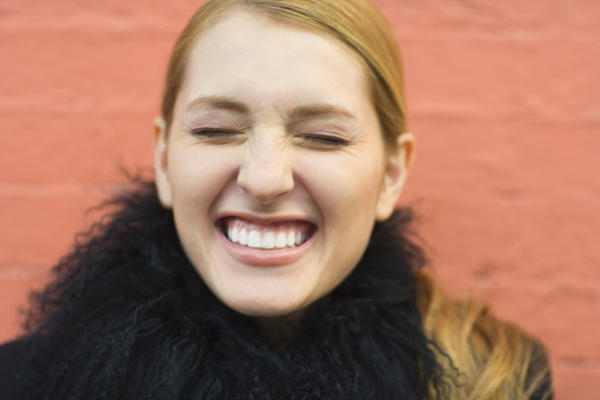
%> input picture image1.jpeg, 600 x 400 px
$ octave --eval "result = calc_eyemap(imread('image1.jpeg'));"   (GNU Octave 9; MATLAB toolbox functions it lacks are replaced by stand-ins)
%> lines starting %> are read from the running program, lines starting %| are printed output that depends on the picture
function [img_eye_dil] = calc_eyemap(img)

%Converting Original Image to YCbCr Base
img_ycbcr = rgb2ycbcr(img);
%> img_ycbcr: size 400x600x3 uint8; mean of channels 1, 2, 3 128.5, 112.1, 149.6
img_ycbcr = im2double(img_ycbcr);
%> img_ycbcr: size 400x600x3 double; mean of channels 1, 2, 3 0.504, 0.44, 0.587

img_y = img_ycbcr(:,:,1);
img_cb = img_ycbcr(:,:,2);
img_cr = img_ycbcr(:,:,3);

%Plotting cb^2
img_cb2 = img_cb.^2;

%Plotting ccr^2
img_ccr2 = (1-img_cr).^2;

%Plotting Cb/Cr
img_cbcr = img_cb./img_cr;
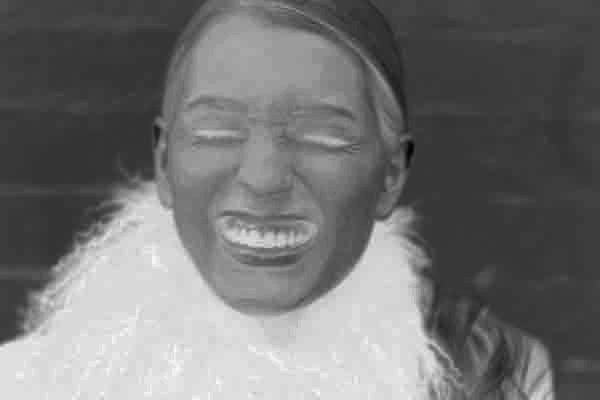
%> img_cbcr: size 400x600 double; min 0.489, max 1.1, mean 0.765; drawn with min black and max white

%Plotting Image in Gray-Space
img_gray = rgb2gray(img);
img_gray = im2double(img_gray);
%> img_gray: size 400x600 double

%Chrom Eyemap
img_chromeye = 1/3*(img_cb2+img_ccr2+img_cbcr);
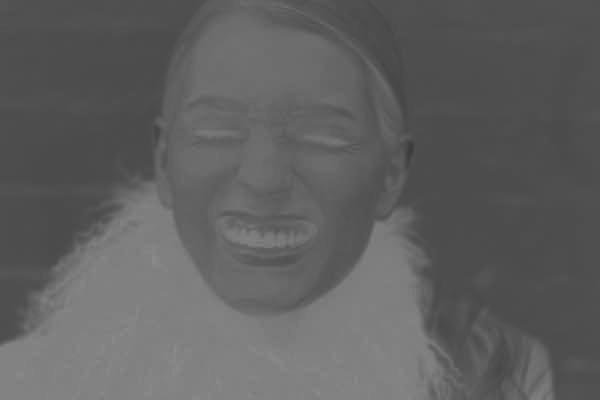
%> img_chromeye: size 400x600 double; min 0.234, max 0.549, mean 0.378

%Equalised Chrom Eyemap
img_eq_chromeye = histeq(img_chromeye);
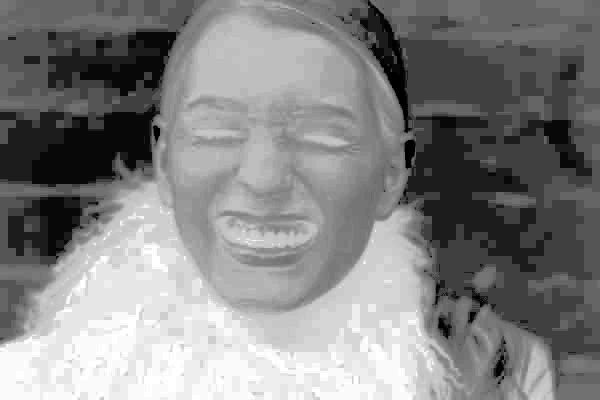
%> img_eq_chromeye: size 400x600 double; min 0, max 1, mean 0.516

%Luminance Eyemap
img_SE = strel('disk',4,0);
img_lum_dil = imdilate(img_gray,img_SE);
img_lum_erode = 1 + imerode(img_gray,img_SE);
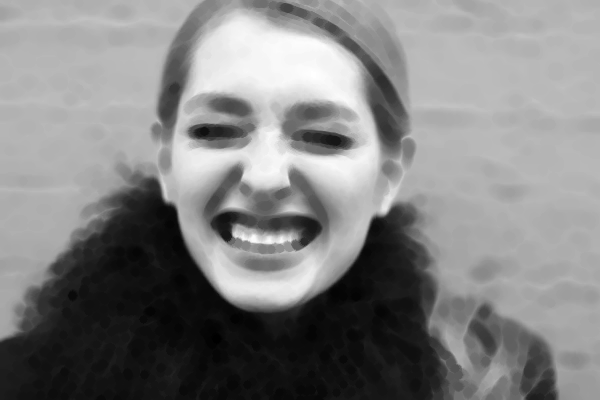
%> img_lum_erode: size 400x600 double; min 1.03, max 1.89, mean 1.47; drawn with min black and max white
img_lummap = img_lum_dil./img_lum_erode;
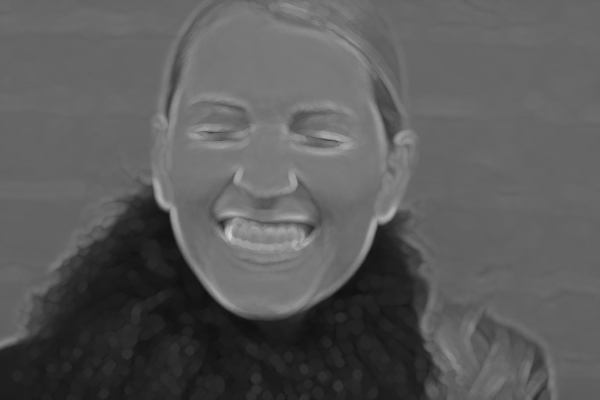
%> img_lummap: size 400x600 double; min 0.0632, max 0.82, mean 0.357

%Equalised Luminance Eyemap
img_eq_lummap= histeq(img_lummap);
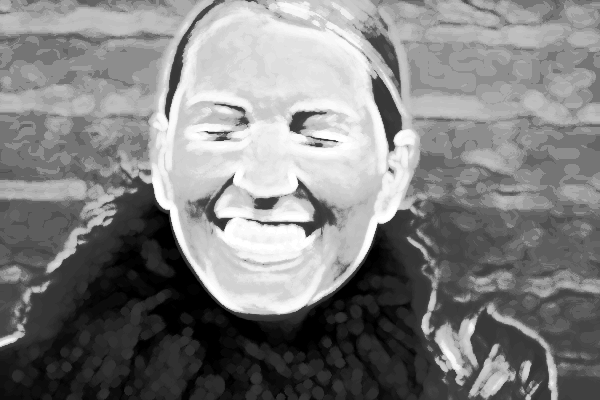
%> img_eq_lummap: size 400x600 double; min 0, max 1, mean 0.506

% Anding, Dilation and Normalisation
img_and =img_lummap .* img_chromeye;
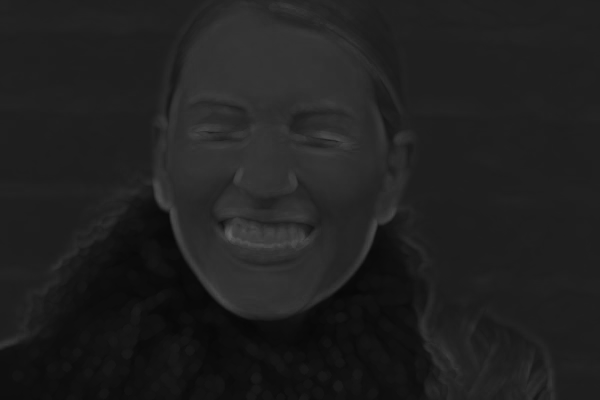
%> img_and: size 400x600 double; min 0.0314, max 0.399, mean 0.128

img_eye_dil = imdilate(img_and,img_SE);
end

$ run again, on 1.jpg
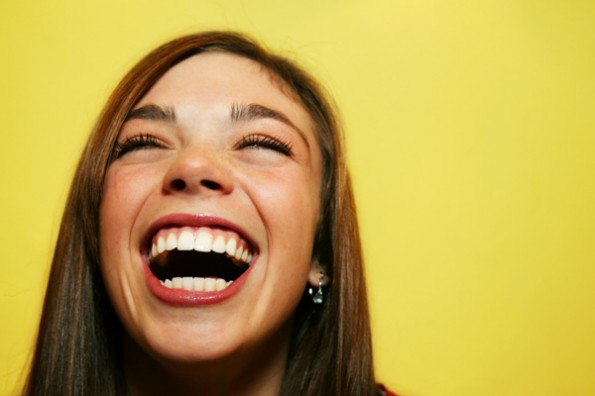
%> input picture 1.jpg, 595 x 396 px
%> in calc_eyemap, `img_eq_lummap= histeq(img_lummap);`:
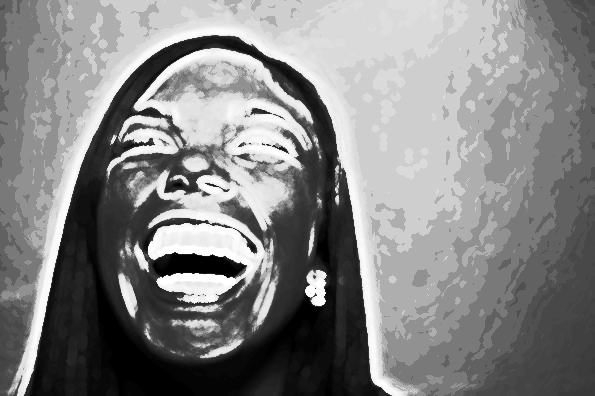
%> img_eq_lummap: size 396x595 double; min 0, max 1, mean 0.522
%> in calc_eyemap, `img_eye_dil = imdilate(img_and,img_SE);`:
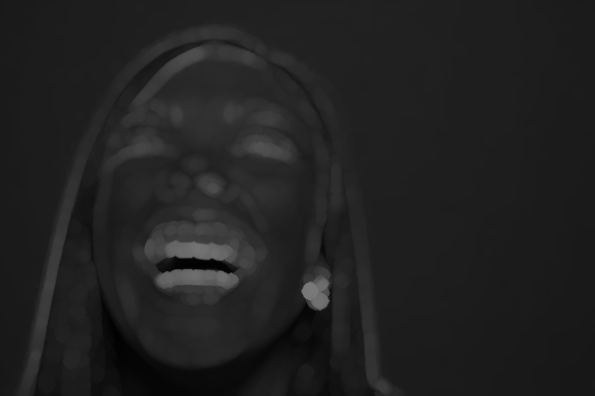
%> img_eye_dil: size 396x595 double; min 0.00588, max 0.478, mean 0.131

$ run again, on 3.jpg
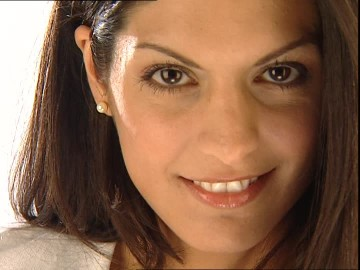
%> input picture 3.jpg, 360 x 270 px
%> in calc_eyemap, `img_eye_dil = imdilate(img_and,img_SE);`:
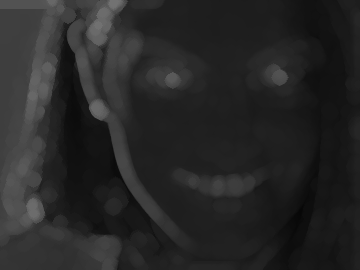
%> img_eye_dil: size 270x360 double; min 0.0276, max 0.448, mean 0.155
